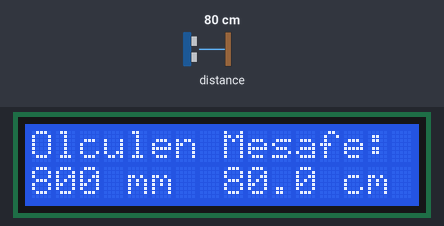
Simulated run of this sketch. Board: Arduino Uno, built with avr-gcc and run on an emulated ATmega328P. Shown: 16×2 character LCD. The inputs (shaded band) are chosen by the test bench; at power-on: distance to the obstacle 80 cm. What the sketch prints to the serial monitor is not drawn.

Above: at 1.2 s.
1.3 s: distance to the obstacle set to 2 cm
At 2.1 s:
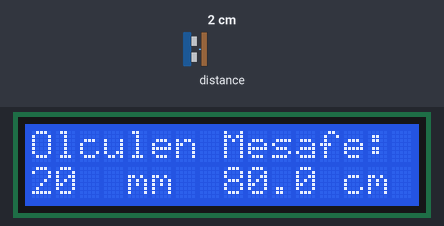
3.8 s: distance to the obstacle set to 4 cm
At 5.5 s:
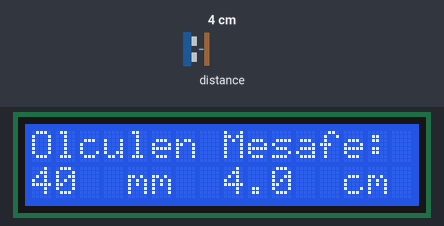
6.8 s: distance to the obstacle set to 9 cm
At 7.6 s:
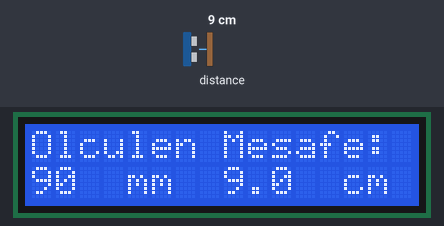
Timing chart, 0 to 9.8 s (numbered marks = the images above; inputs shaded):
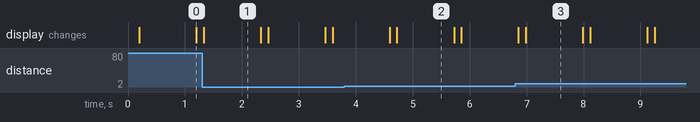

Measured:
- after the input at 1.3 s, the display: changes at once (image 1)
- after the input at 3.8 s, the display: first differs from a run without the input after 0.92 s (image 2)
- after the input at 6.8 s, the display: first differs from a run without the input after 0.19 s (image 3)
- what the display in image 0 shows lasts 1.0 s, from 0.2 s to 1.2 s

The sketch:

VL53L0X_I2C_LCD.ino
```cpp
/*
   Dr.Tronik. YouTube Nisan 2022
   I²C LCD ekran için
   VL53L0X kütüphanesinin düzenlenmesi mm/cm
   https://www.youtube.com/watch?v=zcWIq5iGcFs
   Dr.TRonik>>> YouTube

            Hardware Connections:
          ------I²C LCD------                     ------VL53L0X ------

            SCL -----  A5                             SCL -----  A5
            SDA -----  A4                             SDA -----  A4
            Vcc  ----- 5 V                            Vcc  ----- 5 V
            Gnd  ----- Gnd                            Gnd  ----- Gnd

          -------------------                      -------------------
*/

/********************************************************************
  GLOBALS___GLOBALS___GLOBALS___GLOBALS___GLOBALS___GLOBALS___
 ********************************************************************/
#include <Wire.h> // I²C iletişim için gerekli..
#include <VL53L0X.h> //Sensör kütüphanesi
VL53L0X sensor; //sensor adında bir sensör objesi oluşturuldu...

#include <LiquidCrystal_I2C.h> //I²C li LCD için gerekli...
LiquidCrystal_I2C lcd(0x3F, 16, 2);  //Kullandığımız LCD I²C adres ve karakter satır sayısı tanımlama
float cm;

/********************************************************************
  SETUP___SETUP___SETUP___SETUP___SETUP___SETUP___SETUP___SETUP___
 ********************************************************************/
void setup()
{
  Serial.begin(9600);

  Wire.begin(); //

  lcd.begin();  //LCD başlasın
  lcd.clear();  // ve ekran temizlensin
  lcd.backlight(); //lcd arka plan yansın

  sensor.setTimeout(500);
  if (!sensor.init())
  {
    Serial.println("Failed to detect and initialize sensor!");
    while (1) {}
  }

  // Start continuous back-to-back mode (take readings as
  // fast as possible).  To use continuous timed mode
  // instead, provide a desired inter-measurement period in
  // ms (e.g. sensor.startContinuous(100)).

  sensor.startContinuous();//Sensör, continious modda başlatıldı...
}

/********************************************************************
  LOOP__LOOP__LOOP__LOOP__LOOP__LOOP__LOOP__LOOP__LOOP__LOOP__LOOP__
 ********************************************************************/
void loop()
{
  Serial.print(sensor.readRangeContinuousMillimeters()); //"sensor.readRangeContinuousMillimeters()" değerin atandığı fonksiyon...
  if (sensor.timeoutOccurred()) {
    Serial.print(" TIMEOUT");
  }

  Serial.println();
  cm = sensor.readRangeContinuousMillimeters() / (float) 10;
  //LCD kodları
  lcd.setCursor(0, 0);
  lcd.print("Olculen Mesafe:  ");
  lcd.setCursor(0, 1);
  lcd.print(sensor.readRangeContinuousMillimeters());
  lcd.setCursor(4, 1);
  lcd.print("mm");
  lcd.setCursor(8, 1);
  lcd.print(cm,1);
  lcd.setCursor(13, 1);
  lcd.print("cm");
  delay(1000); // Saniyede bir okuma ve lcd ye yazma
  lcd.clear(); // LCD clear edilmezse değerler üst üse binebilir...
}
/********************************************************************
  VOIDs__VOIDs__VOIDs__VOIDs__VOIDs__VOIDs__VOIDs__VOIDs__VOIDs__VOIDs
********************************************************************/
//No extra voids...

// Dr.TRonik>>> YouTube
```
